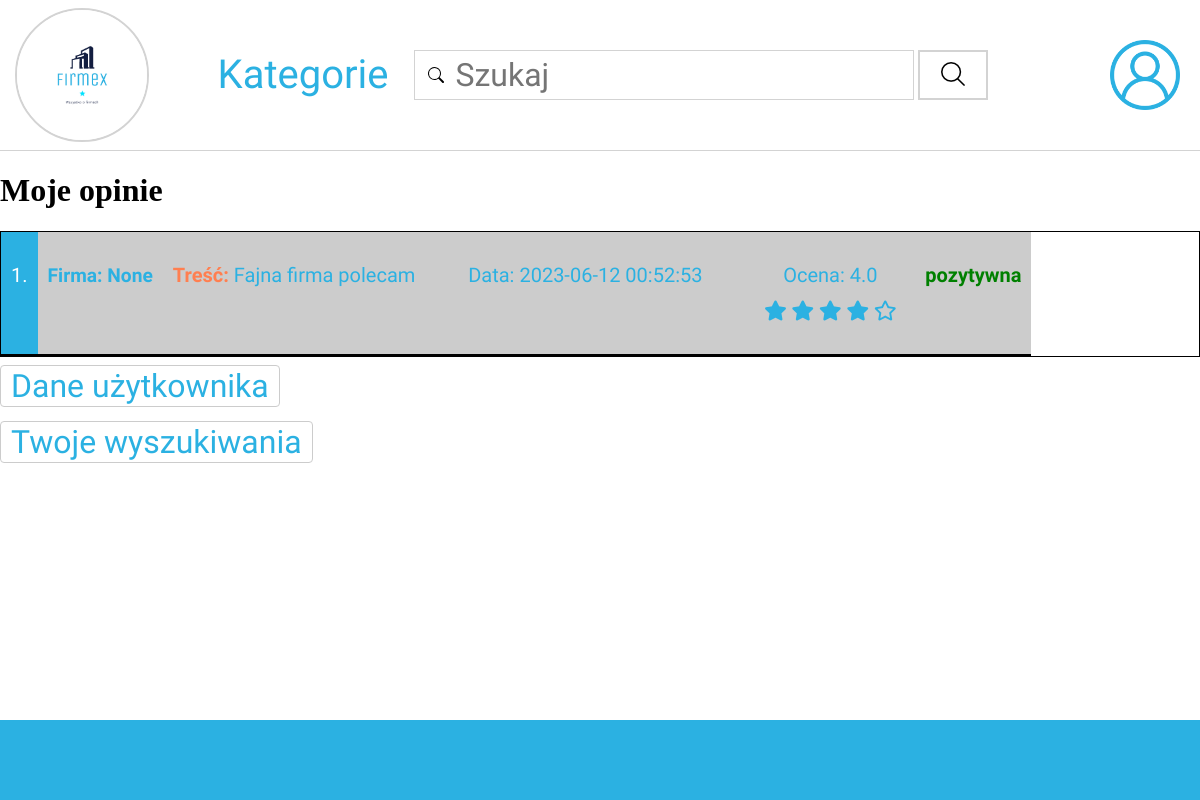
The app's page /your_opinions (signed in) with its own data.
### app.py (models this page shows)
class Opinion(db.Model):
    id = db.Column(db.Integer, primary_key=True)
    userName = db.Column(db.String, nullable=False)
    userId = db.Column(db.Integer, nullable=False)
    content = db.Column(db.String, nullable=False)
    date = db.Column(db.String, nullable=False)
    value = db.Column(db.Float, nullable=False)
    category = db.Column(db.String, nullable=False)
    companyId = db.Column(db.Integer, nullable=False)
    companyName = db.Column(db.String, nullable=False)

### app.py (the view)
@app.route('/your_opinions')
def your_opinions():
    if not current_user.is_authenticated:
        return redirect(url_for('login'))
    opinions = Opinion.query.filter_by(userId=current_user.id).order_by(Opinion.date.desc()).limit(10).all()
    companies = Company.query.all()
    return render_template('your_opinions.html', opinions=opinions, companies=companies)

### app.py (called while the page is built)
@login_manager.user_loader
def load_user(user_id):
    return Users.query.get(int(user_id))

### templates/your_opinions.html (shortened to what this page needs)
<!DOCTYPE html>
<html lang="en">
<head>
    <link rel="stylesheet" href="../../static/styles/style.css">
    <link rel="stylesheet" href="../static/styles/account.css">
    <link rel="stylesheet" href="https://cdnjs.cloudflare.com/ajax/libs/font-awesome/5.15.3/css/all.min.css">
</head>
<body>
{% block nav %}
<div class="nav">
    <div class="logo">
        <a href="/"><img src="../static/img/logo.png" alt="logo" class="company-logo"></a>
    </div>
            <a href="{{ url_for('category') }}">
                <button class="category">Kategorie</button>
            </a>
            <div class="searcher-container">
                <form action="{{ url_for('search_companies') }}" method="GET">
                    <input class="searcher-input" type="search" name="query" placeholder="Szukaj">
                    <button type="submit" class="search_button"><img src="../../static/img/search.png"></button>
                </form>
            </div>
    <div class="account">
        <div class="account-info">
            <img src="../../static/img/user.png" alt="user" class="account-icon">
        </div>
    </div>
</div>
{% endblock %}
{% block content %}
<div class="login-content">
    {% if opinions %}
        <h1><span class="typer"></span></h1>
        <ul class="opinions-list">
            {% for opinion in opinions %}
                <li>
                    <a href="{{ url_for('company', company_id=opinion.companyId) }}">  <p> Firma: {{ opinion.companyName }}  </p></a>
                    <p style="max-width: 1500px"><b style="color: coral">Treść: </b>{{ opinion.content }} </p>
                    <p style="width: 300px">Data: {{ opinion.date }}</p>
                    <p style="display: block; width: 150px;">Ocena: {{ opinion.value }} <br>
                    {% if opinion.value %}
                            {% set stars_count = opinion.value|round|int %}
                            {% for _ in range(stars_count) %}
                                <i class="fas fa-star"></i>
                            {% endfor %}
                            {% for _ in range(5 - stars_count) %}
                                <i class="far fa-star"></i>
                            {% endfor %}
                        {% endif %}
                    </p>
                    <p style="text-align: center">
                        {% if opinion.category == "pozytywna" %}
                        <b style="color: green">{{ opinion.category }}</b>
                        {% elif opinion.category == "neutralna" %}
                        <b style="color: white">{{ opinion.category }}</b>
                        {% elif opinion.category == "negatywna" %}
                        <b style="color: red">{{ opinion.category }}</b>
                        {% endif %}
                    </p>
                </li>
        {% endfor %}
        </ul>
    {% else %}
        <p>Brak opinii do wyświetlenia.</p>
    {% endif %}
        <div style="padding-top: 10px"><a href="{{ url_for('account') }}" class="account-button">Dane użytkownika</a>
        </div>
        <br>
        <div><a href="{{ url_for('last_searches') }}?userId={{ current_user.id }}" class="account-button">Twoje
            wyszukiwania</a></div>
    </div>
{% endblock %}
<div class="footer">
</div>
</body>
</html>

### static/styles/style.css (style rules this page uses)
html, body { height: 100%; width: 100%; margin: 0; padding: 0; }
.nav { position: relative; height: 150px; border-bottom: lightgrey 1px solid; display: flex; justify-content: center; align-items: center; }
.logo { position: absolute; left: 15px; top: 8px; z-index: 2; }
.company-logo { width: 130px; height: 130px; border-radius: 50%; border: lightgrey 2px solid; }
.category { font-family: 'Unica One'; font-style: normal; font-weight: 400; font-size: 40px; line-height: 76px; color: #2BB1E2; background-color: transparent; border: none; margin-right: 20px; }
a { text-decoration: none; }
ul, li { list-style-type: none; }
.login-content { position: relative; padding-bottom: 100px; }
.searcher-input { padding: 9px 4px 9px 40px; border: 1px solid lightgrey; width: 500px; height: 50px; font-family: 'Unica One'; font-style: normal; font-weight: 400; font-size: 32px; line-height: 38px; }
.search_button { height: 50px; width:70px; background-color: white; border: lightgrey 2px solid; }
.account { position: absolute; right: 20px; top: 40px; z-index: 2; display:flex; flex-direction: column; justify-content: flex-end; align-items: flex-end; }
.account-info { display:flex; padding: 0 0 1em 0; justify-content: flex-end; }
.account-icon { width: 70px; height: 70px; padding: 0 0 0 15px; display: inline-block; }
.login, .register, .account-button, .logout { padding: 1px 10px; margin-bottom: 5px; background-color: white; border: 1px solid #ccc; border-radius: 4px; cursor: pointer; font-family: 'Unica One'; font-style: normal; font-weight: 400; font-size: 32px; line-height: 38px; color: #2BB1E2; text-decoration: none; }
.footer { position: fixed; bottom: 0; width: 100%; height: 80px; text-align: center; background-color: #2BB1E2; }

### static/styles/account.css (style rules this page uses)
a { text-decoration: none; }
.opinions-list { padding: 0; counter-reset: opinion-counter; border-collapse: collapse; width: auto; border: 1px solid black; margin: 0; }
.opinions-list li { display: table-row; border-bottom: 2px solid black; background-color: #cccccc; counter-increment: opinion-counter; }
.opinions-list li::before { content: counter(opinion-counter) ". "; display: table-cell; font-family: 'Unica One'; font-style: normal; font-weight: 400; font-size: 20px; line-height: 36px; text-align: center; color: #ffffff; padding: 5px 10px; background-color: #2BB1E2; }
.opinions-list li p { display: table-cell; font-family: 'Unica One'; font-style: normal; font-weight: 400; font-size: 20px; line-height: 36px; text-align: center; color: #2BB1E2; padding: 5px 10px; }
.opinions-list li p:first-child { font-weight: bolder; font-size: larger; }

### records on screen
Opinion: companyName "None", content "Fajna firma polecam", date "2023-06-12 00:52:53", value "4.0", category "pozytywna"
